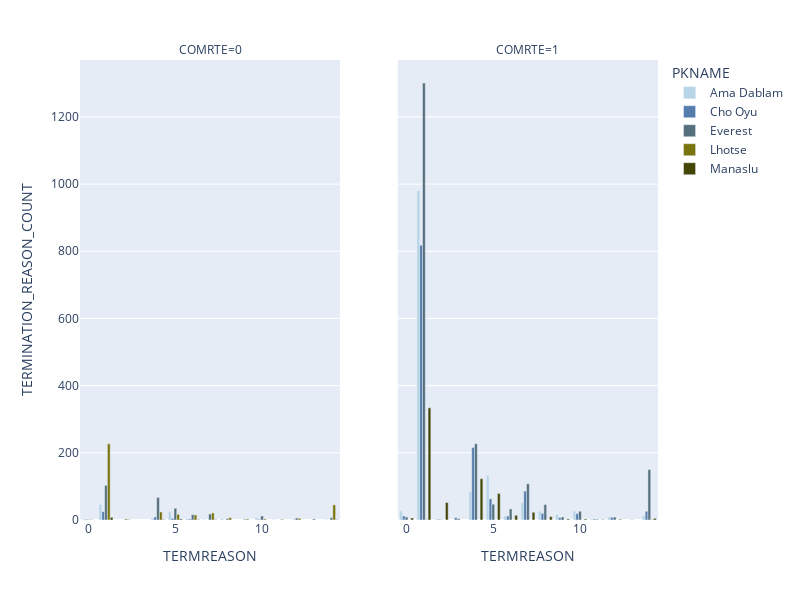

Source (notebook cell):
### Code cell
fig = px.bar(reason_count_df,
             x='TERMREASON',
             y='TERMINATION_REASON_COUNT',
             barmode='group',
             #title=title,
             #labels=labels,
             facet_col='COMRTE',
             facet_col_wrap=4, facet_row_spacing=0.15, facet_col_spacing=0.1,
             color='PKNAME',
             #category_orders={"phases": ["A", "B", "C", "ABC"]},
             color_discrete_map=peak_color_dict,
             height=600, width=800)
fig

### Figure 1 — Plotly figure (JSON) as saved in the notebook; plotly's stock layout.template omitted (floating-point values rounded to 4 significant figures)
{"data": [{"alignmentgroup": "True", "hovertemplate": "PKNAME=Ama Dablam<br>COMRTE=0<br>TERMREASON=%{x}<br>TERMINATION_REASON_COUNT=%{y}<extra></extra>", "legendgroup": "Ama Dablam", "marker": {"color": "#b6d5e7", "pattern": {"shape": ""}}, "name": "Ama Dablam", "offsetgroup": "Ama Dablam", "orientation": "v", "showlegend": true, "textposition": "auto", "x": [0, 1, 4, 5, 6, 7, 8, 10, 11, 14], "xaxis": "x", "y": [1, 46, 4, 25, 4, 1, 5, 7, 1, 1], "yaxis": "y", "type": "bar"}, {"alignmentgroup": "True", "hovertemplate": "PKNAME=Ama Dablam<br>COMRTE=1<br>TERMREASON=%{x}<br>TERMINATION_REASON_COUNT=%{y}<extra></extra>", "legendgroup": "Ama Dablam", "marker": {"color": "#b6d5e7", "pattern": {"shape": ""}}, "name": "Ama Dablam", "offsetgroup": "Ama Dablam", "orientation": "v", "showlegend": false, "textposition": "auto", "x": [0, 1, 2, 4, 5, 6, 7, 8, 9, 10, 11, 12, 14], "xaxis": "x2", "y": [27, 980, 2, 84, 132, 12, 52, 26, 16, 27, 2, 9, 13], "yaxis": "y2", "type": "bar"}, {"alignmentgroup": "True", "hovertemplate": "PKNAME=Cho Oyu<br>COMRTE=0<br>TERMREASON=%{x}<br>TERMINATION_REASON_COUNT=%{y}<extra></extra>", "legendgroup": "Cho Oyu", "marker": {"color": "#547cac", "pattern": {"shape": ""}}, "name": "Cho Oyu", "offsetgroup": "Cho Oyu", "orientation": "v", "showlegend": true, "textposition": "auto", "x": [0, 1, 4, 5, 6, 10, 12], "xaxis": "x", "y": [2, 25, 9, 5, 3, 2, 1], "yaxis": "y", "type": "bar"}, {"alignmentgroup": "True", "hovertemplate": "PKNAME=Cho Oyu<br>COMRTE=1<br>TERMREASON=%{x}<br>TERMINATION_REASON_COUNT=%{y}<extra></extra>", "legendgroup": "Cho Oyu", "marker": {"color": "#547cac", "pattern": {"shape": ""}}, "name": "Cho Oyu", "offsetgroup": "Cho Oyu", "orientation": "v", "showlegend": false, "textposition": "auto", "x": [0, 1, 2, 3, 4, 5, 6, 7, 8, 9, 10, 11, 12, 14], "xaxis": "x2", "y": [12, 818, 2, 7, 216, 63, 12, 86, 20, 7, 19, 3, 8, 26], "yaxis": "y2", "type": "bar"}, {"alignmentgroup": "True", "hovertemplate": "PKNAME=Everest<br>COMRTE=0<br>TERMREASON=%{x}<br>TERMINATION_REASON_COUNT=%{y}<extra></extra>", "legendgroup": "Everest", "marker": {"color": "#556f7d", "pattern": {"shape": ""}}, "name": "Everest", "offsetgroup": "Everest", "orientation": "v", "showlegend": true, "textposition": "auto", "x": [0, 1, 4, 5, 6, 7, 8, 9, 10, 12, 13, 14], "xaxis": "x", "y": [1, 103, 67, 35, 16, 18, 4, 2, 12, 6, 3, 7], "yaxis": "y", "type": "bar"}, {"alignmentgroup": "True", "hovertemplate": "PKNAME=Everest<br>COMRTE=1<br>TERMREASON=%{x}<br>TERMINATION_REASON_COUNT=%{y}<extra></extra>", "legendgroup": "Everest", "marker": {"color": "#556f7d", "pattern": {"shape": ""}}, "name": "Everest", "offsetgroup": "Everest", "orientation": "v", "showlegend": false, "textposition": "auto", "x": [0, 1, 2, 3, 4, 5, 6, 7, 8, 9, 10, 11, 12, 13, 14], "xaxis": "x2", "y": [9, 1301, 1, 4, 227, 47, 33, 108, 46, 9, 26, 2, 9, 1, 150], "yaxis": "y2", "type": "bar"}, {"alignmentgroup": "True", "hovertemplate": "PKNAME=Lhotse<br>COMRTE=0<br>TERMREASON=%{x}<br>TERMINATION_REASON_COUNT=%{y}<extra></extra>", "legendgroup": "Lhotse", "marker": {"color": "#79740d", "pattern": {"shape": ""}}, "name": "Lhotse", "offsetgroup": "Lhotse", "orientation": "v", "showlegend": true, "textposition": "auto", "x": [0, 1, 2, 4, 5, 6, 7, 8, 9, 10, 11, 12, 14], "xaxis": "x", "y": [1, 227, 3, 24, 17, 15, 21, 7, 3, 3, 2, 5, 45], "yaxis": "y", "type": "bar"}, {"alignmentgroup": "True", "hovertemplate": "PKNAME=Lhotse<br>COMRTE=1<br>TERMREASON=%{x}<br>TERMINATION_REASON_COUNT=%{y}<extra></extra>", "legendgroup": "Lhotse", "marker": {"color": "#79740d", "pattern": {"shape": ""}}, "name": "Lhotse", "offsetgroup": "Lhotse", "orientation": "v", "showlegend": false, "textposition": "auto", "x": [1, 14], "xaxis": "x2", "y": [1, 1], "yaxis": "y2", "type": "bar"}, {"alignmentgroup": "True", "hovertemplate": "PKNAME=Manaslu<br>COMRTE=0<br>TERMREASON=%{x}<br>TERMINATION_REASON_COUNT=%{y}<extra></extra>", "legendgroup": "Manaslu", "marker": {"color": "#444606", "pattern": {"shape": ""}}, "name": "Manaslu", "offsetgroup": "Manaslu", "orientation": "v", "showlegend": true, "textposition": "auto", "x": [1, 2, 4, 5, 6, 7, 14], "xaxis": "x", "y": [8, 1, 1, 3, 1, 1, 1], "yaxis": "y", "type": "bar"}, {"alignmentgroup": "True", "hovertemplate": "PKNAME=Manaslu<br>COMRTE=1<br>TERMREASON=%{x}<br>TERMINATION_REASON_COUNT=%{y}<extra></extra>", "legendgroup": "Manaslu", "marker": {"color": "#444606", "pattern": {"shape": ""}}, "name": "Manaslu", "offsetgroup": "Manaslu", "orientation": "v", "showlegend": false, "textposition": "auto", "x": [0, 1, 2, 4, 5, 6, 7, 8, 9, 10, 11, 12, 14], "xaxis": "x2", "y": [6, 334, 52, 123, 79, 14, 23, 10, 3, 3, 1, 2, 5], "yaxis": "y2", "type": "bar"}], "layout": {"xaxis": {"anchor": "y", "domain": [0.0, 0.45], "title": {"text": "TERMREASON"}}, "yaxis": {"anchor": "x", "domain": [0.0, 1.0], "title": {"text": "TERMINATION_REASON_COUNT"}}, "xaxis2": {"anchor": "y2", "domain": [0.55, 1.0], "matches": "x", "title": {"text": "TERMREASON"}}, "yaxis2": {"anchor": "x2", "domain": [0.0, 1.0], "matches": "y", "showticklabels": false}, "annotations": [{"font": {}, "showarrow": false, "text": "COMRTE=0", "x": 0.225, "xanchor": "center", "xref": "paper", "y": 1.0, "yanchor": "bottom", "yref": "paper"}, {"font": {}, "showarrow": false, "text": "COMRTE=1", "x": 0.775, "xanchor": "center", "xref": "paper", "y": 1.0, "yanchor": "bottom", "yref": "paper"}], "legend": {"title": {"text": "PKNAME"}, "tracegroupgap": 0}, "margin": {"t": 60}, "barmode": "group", "height": 600, "width": 800}}
